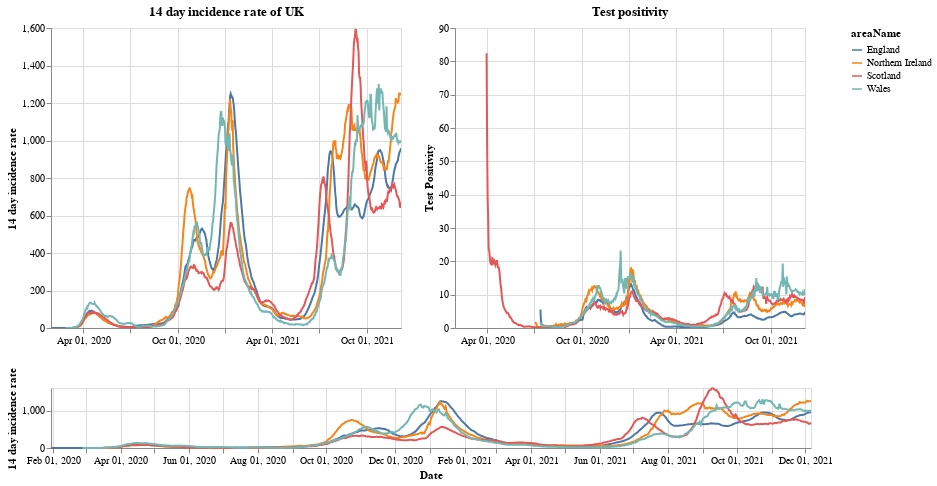

The notebook cell this image was saved under:
### Markdown cell above
# Plots

First a plot with each country in the UK. The top right shows the positivity rate for (which is the percentage of registered tests which were positive) while the top left is the 14 day incidence rate. The bottom chart can be used to select the timeframe (does not work on a mobile device).

### Code cell
#collapse
brush = alt.selection(type='interval', name='DateBrush',encodings=['x'],fields=['Time'])
leg_selection = alt.selection_multi(fields=['areaName'], bind='legend')

base = alt.Chart(uk_cases).mark_line().encode(
    x=alt.X("yearmonthdate(date):T", axis=alt.Axis(title='Date')),
    y=alt.Y("twoWeeklyCasesRate:Q", axis=alt.Axis(title='14 day incidence rate')),
    tooltip=['areaName', 'date','twoWeeklyCasesRate', 'testPositivity'],
    color='areaName',
    opacity=alt.condition(leg_selection, alt.value(2), alt.value(0.1))
).add_selection(leg_selection).properties(width=350)

upper = base.encode(alt.X('yearmonthdate(date):T', axis=alt.Axis(title=''),
                         scale=alt.Scale(domain=brush))
                   ).properties(title=f'14 day incidence rate of UK')
upper_right = upper.encode(alt.Y('testPositivity:Q', axis=alt.Axis(title='Test Positivity'))).properties(title='Test positivity')
lower = base.properties(height=60, width = 760).add_selection(brush)

(upper | upper_right) & lower

### Figure 1 — Vega-Lite specification as saved in the notebook (floating-point values rounded to 4 significant figures; data arrays with more than 128 entries replaced by an {"elided": "..."} marker saying what was removed)
{"config": {"view": {"continuousWidth": 400, "continuousHeight": 300}}, "vconcat": [{"hconcat": [{"mark": "line", "encoding": {"color": {"type": "nominal", "field": "areaName"}, "opacity": {"condition": {"value": 2, "selection": "selector001"}, "value": 0.1}, "tooltip": [{"type": "nominal", "field": "areaName"}, {"type": "temporal", "field": "date"}, {"type": "quantitative", "field": "twoWeeklyCasesRate"}, {"type": "quantitative", "field": "testPositivity"}], "x": {"type": "temporal", "axis": {"title": ""}, "field": "date", "scale": {"domain": {"selection": "DateBrush"}}, "timeUnit": "yearmonthdate"}, "y": {"type": "quantitative", "axis": {"title": "14 day incidence rate"}, "field": "twoWeeklyCasesRate"}}, "selection": {"selector001": {"type": "multi", "fields": ["areaName"], "bind": "legend"}}, "title": "14 day incidence rate of UK", "width": 350}, {"mark": "line", "encoding": {"color": {"type": "nominal", "field": "areaName"}, "opacity": {"condition": {"value": 2, "selection": "selector001"}, "value": 0.1}, "tooltip": [{"type": "nominal", "field": "areaName"}, {"type": "temporal", "field": "date"}, {"type": "quantitative", "field": "twoWeeklyCasesRate"}, {"type": "quantitative", "field": "testPositivity"}], "x": {"type": "temporal", "axis": {"title": ""}, "field": "date", "scale": {"domain": {"selection": "DateBrush"}}, "timeUnit": "yearmonthdate"}, "y": {"type": "quantitative", "axis": {"title": "Test Positivity"}, "field": "testPositivity"}}, "selection": {"selector001": {"type": "multi", "fields": ["areaName"], "bind": "legend"}}, "title": "Test positivity", "width": 350}]}, {"mark": "line", "encoding": {"color": {"type": "nominal", "field": "areaName"}, "opacity": {"condition": {"value": 2, "selection": "selector001"}, "value": 0.1}, "tooltip": [{"type": "nominal", "field": "areaName"}, {"type": "temporal", "field": "date"}, {"type": "quantitative", "field": "twoWeeklyCasesRate"}, {"type": "quantitative", "field": "testPositivity"}], "x": {"type": "temporal", "axis": {"title": "Date"}, "field": "date", "timeUnit": "yearmonthdate"}, "y": {"type": "quantitative", "axis": {"title": "14 day incidence rate"}, "field": "twoWeeklyCasesRate"}}, "height": 60, "selection": {"selector001": {"type": "multi", "fields": ["areaName"], "bind": "legend"}, "DateBrush": {"type": "interval", "encodings": ["x"], "fields": ["Time"]}}, "width": 760}], "data": {"name": "data-d3c8070c1384b85d38803591498786da"}, "$schema": "https://vega.github.io/schema/vega-lite/v4.8.1.json", "datasets": {"data-d3c8070c1384b85d38803591498786da": {"elided": "2616 records"}}}
